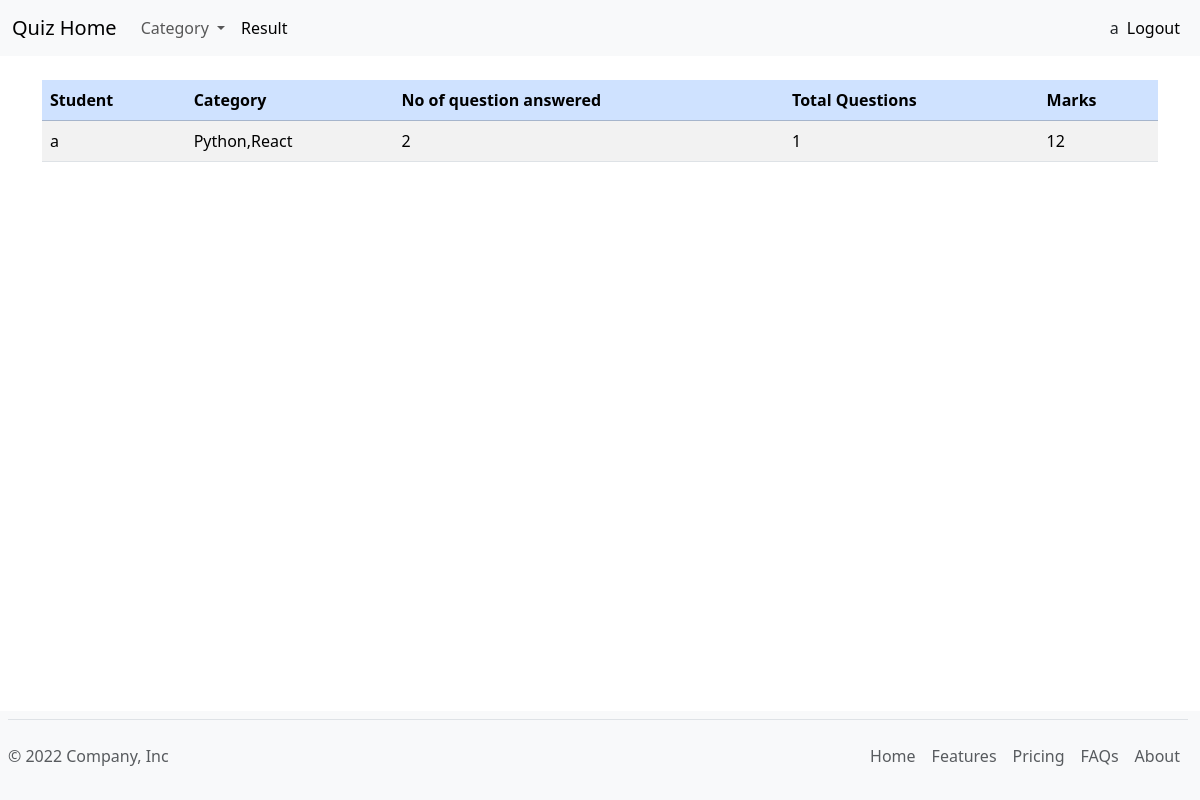
The page /result (signed in) on the database its author committed.
### quizapp/models.py (models this page shows)
class Attemtnumber(models.Model):
    marks=models.IntegerField()
    student=models.ForeignKey(User,on_delete=models.CASCADE)
    noattempt=models.IntegerField(editable=False)
    totalattemptquestion=models.IntegerField(blank=True,null=True)
    toatalquestion=models.IntegerField(blank=True,null=True)
    category=models.CharField(max_length=20,null=True,blank=True)

### quizapp/views.py (the view)
# urls.py: path('result',views.result,name='result'),
@login_required(login_url='studentlogin')
def result(request):
    res=Attemtnumber.objects.filter(student=request.user.id).all().last()
    return render(request,'result.html',{'res':res})

### quizapp/context_processors.py (called while the page is built)
def cat(request):
    c=Category.objects.all()
    return {'clink':c}

### templates/result.html (shortened to what this page needs)
{% extends 'base.html' %}
{% block content %}
<div class="container col-md-6-offset-2 pt-4">
  <table class="table table-striped ">
    <thead class="table table-primary">
      <tr>
        <th scope="col">Student</th>
        <th scope="col">Category</th>
        <th scope="col">No of question answered</th>
        <th scope="col">Total Questions</th>
        <th scope="col">Marks</th>
      </tr>
    </thead>
    {% if res %}
    <tbody>
      <tr>
        <td>{{res.student}}</td>
        <td>{{res.category}}</td>
        <td>{{res.totalattemptquestion}}</td>
        <td>{{res.toatalquestion}}</td>
        <td>{{res.marks}}</td>
      </tr>
    </tbody>
    {% else %}
      <tbody>
        <td colspan="5" class="table-active text-center">No data found</td>
      </tbody>
      {% endif %}
  </table>
</div>
{% endblock %}

### templates/navbar.html (shortened to what this page needs)
<nav class="navbar navbar-expand-lg bg-light">
    <div class="container-fluid">
        <a class="navbar-brand" href="{% url 'quizhome' %}">Quiz Home</a>
        <div class="collapse navbar-collapse" id="navbarSupportedContent">
            {% if request.user.is_authenticated %}
            <ul class="navbar-nav me-auto mb-2 mb-lg-0">
                <li class="nav-item dropdown">
                    <a class="nav-link dropdown-toggle" href="#" role="button" data-bs-toggle="dropdown"
                        aria-expanded="false">
                        Category
                    </a>
                <li class="nav-item me-auto mb-2 mb-lg-0 "><a class="nav-link active"
                        href="{% url 'result' %}">Result</a></li>
                </li>
            </ul>
            <ul class="navbar-nav navbar-right">
                <li class="nav-item me-auto mb-2 mb-lg-0 text-center mt-2">{{request.user.username}}</li>
                <li class="nav-item me-auto mb-2 mb-lg-0"> <a class="nav-link active" aria-current="page"
                        href="{% url 'studentlogout' %}">Logout</a>
                </li>
            </ul>
            {% endif %}
        </div>
    </div>
</nav>

### rows shown on the page
Attemtnumber: student "a", category "Python,React", totalattemptquestion "2", toatalquestion "1", marks "12"

### other values the page prints
{{ request.user.username }} "a"
